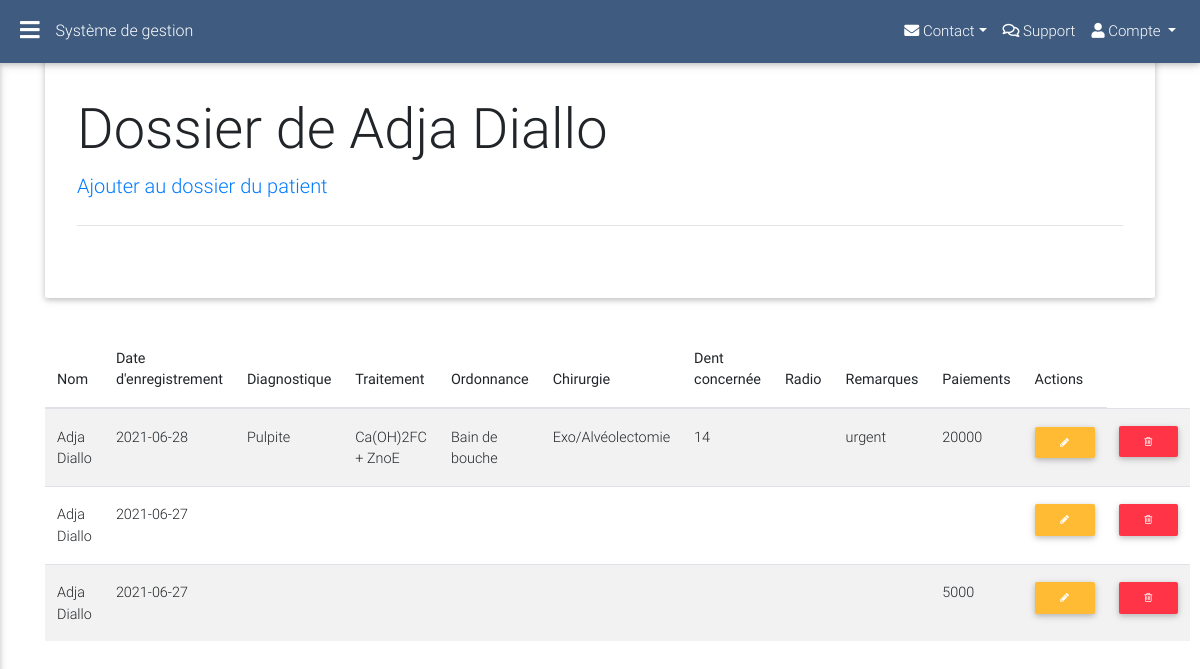
Screenshot of /src/patients/viewDiag.php?id=25 (signed in) with the database file from the repository.
### tables this page shows
CREATE TABLE IF NOT EXISTS `diagnosis` (
  `diag_id` int(11) NOT NULL AUTO_INCREMENT,
  `user_id` int(11) NOT NULL,
  `temp` varchar(256) DEFAULT NULL,
  `bp` varchar(256) DEFAULT NULL,
  `presp1` varchar(256) DEFAULT NULL,
  `test_id` int(11) DEFAULT NULL,
  `remarks` varchar(256) DEFAULT NULL,
  `created` date DEFAULT current_timestamp(),
  `surgery` text DEFAULT NULL,
  `theeth` text DEFAULT NULL,
  `radio` text DEFAULT NULL,
  `bills` text DEFAULT NULL,
  PRIMARY KEY (`diag_id`),
  KEY `user_id` (`user_id`)
);

CREATE TABLE IF NOT EXISTS `patients` (
  `user_id` int(11) NOT NULL AUTO_INCREMENT,
  `firstname` varchar(256) DEFAULT NULL,
  `lastname` varchar(256) DEFAULT NULL,
  `dob` text DEFAULT NULL,
  `address` text DEFAULT NULL,
  `married` varchar(256) DEFAULT NULL,
  `dor` date DEFAULT NULL,
  `contact` varchar(256) DEFAULT NULL,
  `referred` varchar(256) DEFAULT NULL,
  `rdv` date DEFAULT NULL,
  PRIMARY KEY (`user_id`)
);

### includes/dao.php (called while the page is built, shortened)
<?php
include "header.php";
include "sidenav.php";
include "jumbo.php";
$jumbo = new jumbo;

### includes/patients/PatientsController.php (called while the page is built, shortened)
<?php
class PatientsController
{
    public function viewDiag($id)
    {
        $db = new DBconnection();
        $dbConn = $db->getConnection();
        return $dbConn->query("SELECT patients.*, diagnosis.*
                                FROM patients
                                RIGHT JOIN diagnosis
                                ON patients.user_id = diagnosis.user_id
                                WHERE patients.user_id = '$id'
                                ORDER BY created DESC");
    }
}

### src/patients/viewDiag.php (the view, shortened to what this page needs)
<?php include "../../includes/dao.php" ?>
<?php include "../../includes/patients/PatientsController.php";
$patients = new PatientsController();
$GetPatient = $patients->viewDiag($_GET['id']);
$patient = $GetPatient->fetch(PDO::FETCH_ASSOC);
?>
<div class="container">
    <?= $jumbo->getJumbo("Dossier de " . $patient['firstname'] . " " . $patient['lastname'], "<a href='addDiagnosis.php?id=" . $patient['user_id'] . "'>Ajouter au dossier du patient</a>") ?>
    <table class="table table-resposive table-striped table-hover">
        <thead>
            <th>Nom</th>
            <th>Date d'enregistrement</th>
            <th>Diagnostique</th>
            <th>Traitement</th>
            <th>Ordonnance</th>
            <th>Chirurgie</th>
            <th>Dent concernée</th>
            <th>Radio</th>
            <th>Remarques</th>
            <th>Paiements</th>
            <th>Actions</th>
        </thead>
        <tbody>
        <?php
        $row = $patients->viewDiag($_GET['id']);
        while($patient = $row->fetch(PDO::FETCH_ASSOC)){
        ?>
        <tr>
            <td><?= $patient['firstname'] ?> <?= $patient['lastname'] ?></td>
            <td><?= $patient['created'] ?></td>
            <td><?= $patient['temp'] ?></td>
            <td><?= $patient['bp'] ?></td>
            <td><?= $patient['presp1'] ?></td>
            <td><?= $patient['surgery'] ?></td>
            <td><?= $patient['theeth'] ?></td>
            <td><?= $patient['radio'] ?></td>
            <td><?= $patient['remarks'] ?></td>
            <td><?= $patient['bills'] ?></td>
            <td><a title="Modifier" href="editDiag.php?id=<?= $patient['diag_id'] ?>" class="btn btn-sm btn-warning fa fa-pencil"></a> </td>
            <td><a title="Supprimer" class="delete btn btn-danger btn-sm fa fa-trash-o" onclick="Delete(<?= $patient['diag_id'] ?>)"></a></td>
        </tr>
        <?php }?>
        </tbody>
    </table>
</div>
<?php include "../../includes/footer.php"; ?>

### public/css/all.css (style rules this page uses)
.fa,.fab,.fal,.far,.fas { -moz-osx-font-smoothing:grayscale;-webkit-font-smoothing:antialiased;display:inline-block;font-style:normal;font-variant:normal;text-rendering:auto;line-height:1 }
.fa,.far,.fas { font-family:"Font Awesome 5 Free" }
.fa,.fas { font-weight:900 }

### rows the page displays
diagnosis: user.firstname "Adja", user.lastname "Diallo", created "2021-06-28", temp "Pulpite", bp "Ca(OH)2FC + ZnoE", presp1 "Bain de bouche", surgery "Exo/Alvéolectomie", theeth "14", remarks "urgent", bills "20000"
diagnosis: user.firstname "Adja", user.lastname "Diallo", created "2021-06-27"
diagnosis: user.firstname "Adja", user.lastname "Diallo", created "2021-06-27", bills "5000"

### other values shown
$title "Dossier de Adja Diallo"
$detail "Ajouter au dossier du patient"
